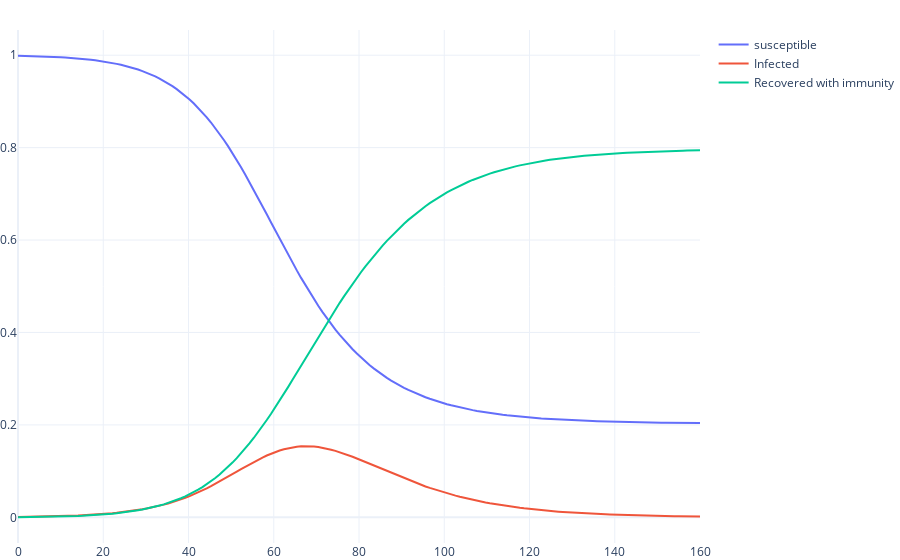

Write notebook code for a chart like this one.
### Code cell
import numpy as np
from scipy.integrate import odeint
import matplotlib.pyplot as plt

import dash
import dash_bootstrap_components as dbc
import dash_core_components as dcc
import dash_html_components as html
from dash.dependencies import Input, Output
from flask_babel import get_locale, gettext

from pages.sources import display_source_providers, source_facebook
from pages import get_translation, display_graphic
import plotly.graph_objs as go
from graphs.facebook_eu import plot_tot_travel, plot_tot_cases, plot_imported_cases_per_millions,\
    plot_tot_fraction_countries,fraction_imported_cases_over_tot_cases,plot_in_per_million

import pandas as pd
import plotly.express as px


# Total population, N.
N = 1000
# Initial number of infected and recovered individuals, I0 and R0.
I0, R0 = 1, 0
# Everyone else, S0, is susceptible to infection initially.
S0 = N - I0 - R0
# Contact rate, beta, and mean recovery rate, gamma, (in 1/days).
beta, gamma = 0.2, 1./10 
# A grid of time points (in days)
t = np.linspace(0, 160, 160)

# The SIR model differential equations.
def deriv(y, t, N, beta, gamma):
    S, I, R = y
    dSdt = -beta * S * I / N
    dIdt = beta * S * I / N - gamma * I
    dRdt = gamma * I
    return dSdt, dIdt, dRdt

# Initial conditions vector
y0 = S0, I0, R0
# Integrate the SIR equations over the time grid, t.
ret = odeint(deriv, y0, t, args=(N, beta, gamma))
S, I, R = ret.T


plots = []
plots.append(go.Scatter(x=t, y=S/1000, name="susceptible"))
plots.append(go.Scatter(x=t, y=I/1000, name="Infected"))
plots.append(go.Scatter(x=t, y=R/1000, name="Recovered with immunity"))

fig = go.Figure(data=plots, layout=go.Layout(barmode='group'))

fig.update_layout(template="plotly_white", margin=dict(l=0, r=0, t=30, b=0))

fig.show()

### Figure 1 — Plotly figure (JSON) as saved in the notebook; plotly's stock layout.template omitted (floating-point values rounded to 4 significant figures; data arrays with more than 128 entries replaced by an {"elided": "..."} marker saying what was removed)
{"data": [{"name": "susceptible", "type": "scatter", "x": {"elided": "160 float values"}, "y": {"elided": "160 float values"}}, {"name": "Infected", "type": "scatter", "x": {"elided": "160 float values"}, "y": {"elided": "160 float values"}}, {"name": "Recovered with immunity", "type": "scatter", "x": {"elided": "160 float values"}, "y": {"elided": "160 float values"}}], "layout": {"barmode": "group", "margin": {"b": 0, "l": 0, "r": 0, "t": 30}}}
